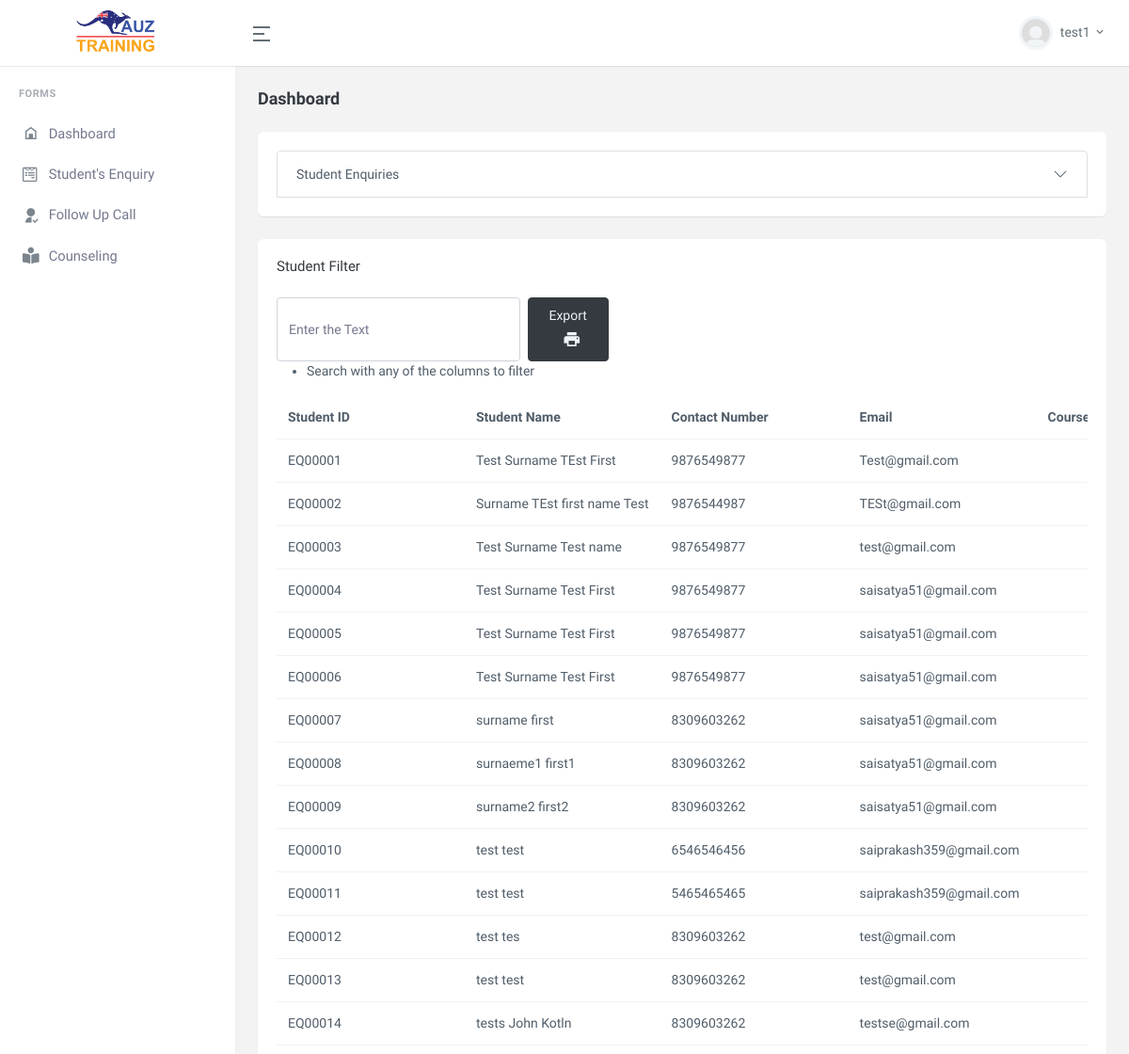
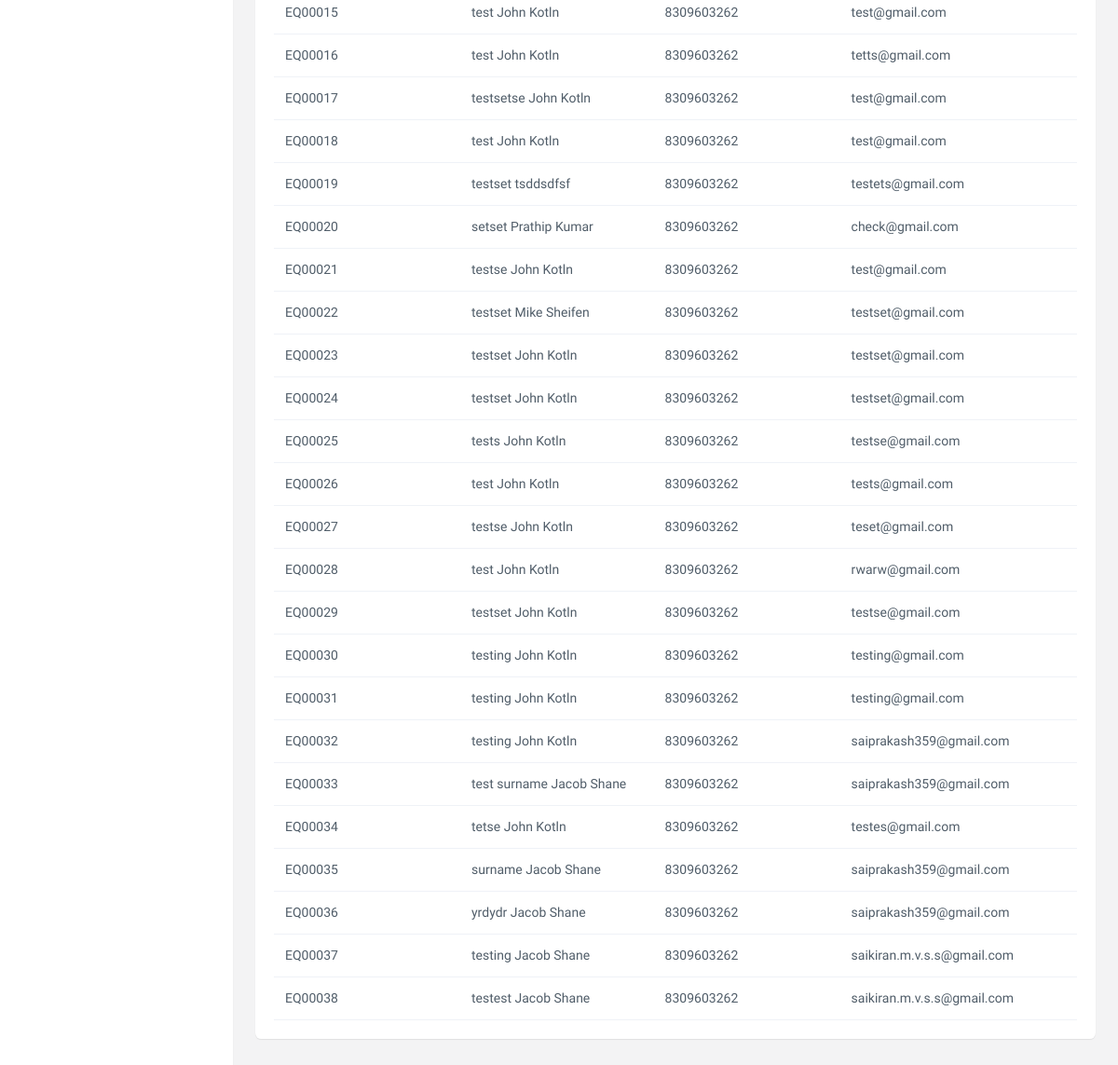
/dashboard19092023.php (signed in), run on the app's committed database (2 pictures, top to bottom).
### tables this page shows
CREATE TABLE IF NOT EXISTS `student_enquiry` (
  `st_id` int NOT NULL AUTO_INCREMENT,
  `st_enquiry_id` varchar(255) DEFAULT NULL,
  `st_name` varchar(255) NOT NULL,
  `st_surname` varchar(255) NOT NULL,
  `st_phno` varchar(10) NOT NULL,
  `st_email` varchar(100) NOT NULL,
  `st_course` tinyint(1) NOT NULL,
  `st_course_type` tinyint(1) NOT NULL DEFAULT '0',
  `st_street_details` varchar(255) NOT NULL,
  `st_suburb` varchar(255) NOT NULL,
  `st_state` varchar(255) NOT NULL,
  `st_post_code` varchar(10) NOT NULL,
  `st_visited` tinyint(1) NOT NULL,
  `st_heared` tinyint(1) NOT NULL,
  `st_refered` tinyint(1) NOT NULL,
  `st_refer_name` varchar(255) NOT NULL,
  `st_refer_alumni` tinyint(1) NOT NULL,
  `st_fee` varchar(255) NOT NULL,
  `st_remarks` tinyint(1) NOT NULL,
  `st_shore` tinyint(1) NOT NULL,
  `st_ethnicity` varchar(255) DEFAULT NULL,
  `st_comments` text NOT NULL,
  `st_appoint_book` tinyint(1) NOT NULL,
  `st_enquiry_for` tinyint(1) NOT NULL DEFAULT '1',
  `st_visa_status` tinyint(1) NOT NULL,
  `st_enquiry_status` tinyint(1) NOT NULL DEFAULT '0',
  `st_startplan_date` datetime DEFAULT NULL,
  `st_enquiry_date` datetime NOT NULL DEFAULT CURRENT_TIMESTAMP,
  `st_created_by` int NOT NULL,
  `created_date` timestamp NOT NULL DEFAULT CURRENT_TIMESTAMP ON UPDATE CURRENT_TIMESTAMP,
  `st_modified_by` int DEFAULT NULL,
  `st_modified_date` datetime DEFAULT NULL,
  `st_gen_enq_id` int DEFAULT NULL,
  PRIMARY KEY (`st_id`)
);

### dashboard19092023.php (the view, shortened to what this page needs)
<?php include('includes/dbconnect.php'); ?>
<?php
if(isset($_SESSION['user_type'])){
?>
<!doctype html>
<html lang="en">
    <head>
        <?php include('includes/app_includes.php'); ?>
    </head>
    <body data-topbar="colored">
        <div id="layout-wrapper">
            <?php include('includes/header.php'); ?>
            <?php include('includes/sidebar.php'); ?>
            <div class="main-content">
                <div class="page-content">
                    <div class="container-fluid">
                        <div class="row">
                            <div class="col-12">
                                <div class="page-title-box d-sm-flex align-items-center justify-content-between">
                                    <h4 class="mb-sm-0">Dashboard</h4>
                                </div>
                            </div>
                        </div>
                        <?php
                        if($_SESSION['user_type']==1){
                        ?>
                        <div class="row">
                            <div class="col-lg-12">
                                <div class="card">
                                    <div class="card-body">
                                        <div class="accordion" id="accordionExample">
                                            <div class="accordion-item">
                                                <h2 class="accordion-header" id="headingOne">
                                                    <button class="accordion-button fw-medium collapsed" type="button" data-bs-toggle="collapse" data-bs-target="#collapseOne" aria-expanded="false" aria-controls="collapseOne">
                                                    Student Enquiries
                                                    </button>
                                                </h2>
                                            </div>
                                        </div>
                                    </div>
                                </div>
                            </div>
                        </div>
                        <div class="row">
                            <div class="col-lg-12">
                                <div class="card">
                                    <div class="card-body">
                                        <h4 class="card-title mb-4">Student Filter</h4>
                                        <div class="d-flex" style="width:100%;">
                                            <input type="text" class="form-control" style="width:30%;" id="filter_input" placeholder="Enter the Text">
                                            <button id="student_filter" class="btn btn-dark ms-2" style="width:10%;">Export <i class="align-middle ms-2 mdi mdi-printer" style="font-size:20px;"></i></button>
                                        </div>
                                        <ul><li>Search with any of the columns to filter</li></ul>
                                            <table id="student_filter_table" class="table nowrap" style="border-collapse: collapse; border-spacing: 0; width: 100%;">
                                                <thead>
                                                    <tr>
                                                        <th>Student ID</th>
                                                        <th>Student Name</th>
                                                        <th>Contact Number</th>
                                                        <th>Email</th>
                                                        <th>Course</th>
                                                    </tr>
                                                </thead>
                                                <tbody>
                                                <?php
                                                $query=mysqli_query($connection,"SELECT * from student_enquiry where st_enquiry_status!=1");
                                                while($queryRes=mysqli_fetch_array($query)){
                                                    $coursesName='<div class="td_scroll_height">';
                                                    $coursesNamePos = strrpos($coursesName, ',');
                                                    $coursesName = substr($coursesName, 0, $coursesNamePos);
                                                    $coursesName.='</div>';
                                                ?>
                                                    <tr>
                                                        <td><?php echo $queryRes['st_enquiry_id']; ?></td>
                                                        <td><?php echo $queryRes['st_surname'].' '.$queryRes['st_name']; ?></td>
                                                        <td><?php echo $queryRes['st_phno']; ?></td>
                                                        <td><?php echo $queryRes['st_email']; ?></td>
                                                        <td><?php echo $coursesName; ?></td>
                                                    </tr>
                                                <?php } ?>
                            <?php } ?>
        <?php include('includes/footer_includes.php'); ?>
    </body>
</html>
 <?php
  } else{
    header('Location: student_enquiry.php');
}
?>

### assets/css/panel.css (style rules this page uses)
:root { --backgroundcolor: #1a237e; --bordercolor: #1a237e; --color: #1a237e; }
#student_filter_table { cursor: pointer; }

### dashboard19092023.php (style rules this page uses)
tbody tr td:nth-child(5) { white-space: break-spaces; width:20%; }
#student_filter_table { display: block; max-width: -moz-fit-content; max-width: fit-content; margin: 0 auto; overflow-x: auto; white-space: nowrap; }
#student_filter_table th, #student_filter_table td { min-width: 200px; }

### data on the page
student_enquiry: st_enquiry "EQ00001", st_surname "Test Surname", st_name "TEst First", st_phno "9876549877", st_email "Test@gmail.com"
student_enquiry: st_enquiry "EQ00002", st_surname "Surname TEst", st_name "first name Test", st_phno "9876544987", st_email "TESt@gmail.com"
student_enquiry: st_enquiry "EQ00003", st_surname "Test Surname", st_name "Test name", st_phno "9876549877", st_email "test@gmail.com"
student_enquiry: st_enquiry "EQ00004", st_surname "Test Surname", st_name "Test First", st_phno "9876549877", st_email "saisatya51@gmail.com"
student_enquiry: st_enquiry "EQ00005", st_surname "Test Surname", st_name "Test First", st_phno "9876549877", st_email "saisatya51@gmail.com"
student_enquiry: st_enquiry "EQ00006", st_surname "Test Surname", st_name "Test First", st_phno "9876549877", st_email "saisatya51@gmail.com"
student_enquiry: st_enquiry "EQ00007", st_surname "surname", st_name "first", st_phno "8309603262", st_email "saisatya51@gmail.com"
student_enquiry: st_enquiry "EQ00008", st_surname "surnaeme1", st_name "first1", st_phno "8309603262", st_email "saisatya51@gmail.com"
student_enquiry: st_enquiry "EQ00009", st_surname "surname2", st_name "first2", st_phno "8309603262", st_email "saisatya51@gmail.com"
student_enquiry: st_enquiry "EQ00010", st_surname "test", st_name "test", st_phno "6546546456", st_email "saiprakash359@gmail.com"
student_enquiry: st_enquiry "EQ00011", st_surname "test", st_name "test", st_phno "5465465465", st_email "saiprakash359@gmail.com"
student_enquiry: st_enquiry "EQ00012", st_surname "test", st_name "tes", st_phno "8309603262", st_email "test@gmail.com"
student_enquiry: st_enquiry "EQ00013", st_surname "test", st_name "test", st_phno "8309603262", st_email "test@gmail.com"
student_enquiry: st_enquiry "EQ00014", st_surname "tests", st_name "John Kotln", st_phno "8309603262", st_email "testse@gmail.com"
student_enquiry: st_enquiry "EQ00015", st_surname "test", st_name "John Kotln", st_phno "8309603262", st_email "test@gmail.com"
student_enquiry: st_enquiry "EQ00016", st_surname "test", st_name "John Kotln", st_phno "8309603262", st_email "tetts@gmail.com"
student_enquiry: st_enquiry "EQ00017", st_surname "testsetse", st_name "John Kotln", st_phno "8309603262", st_email "test@gmail.com"
student_enquiry: st_enquiry "EQ00018", st_surname "test", st_name "John Kotln", st_phno "8309603262", st_email "test@gmail.com"
student_enquiry: st_enquiry "EQ00019", st_surname "testset", st_name "tsddsdfsf", st_phno "8309603262", st_email "testets@gmail.com"
student_enquiry: st_enquiry "EQ00020", st_surname "setset", st_name "Prathip Kumar", st_phno "8309603262", st_email "check@gmail.com"
student_enquiry: st_enquiry "EQ00021", st_surname "testse", st_name "John Kotln", st_phno "8309603262", st_email "test@gmail.com"
student_enquiry: st_enquiry "EQ00022", st_surname "testset", st_name "Mike Sheifen", st_phno "8309603262", st_email "testset@gmail.com"
student_enquiry: st_enquiry "EQ00023", st_surname "testset", st_name "John Kotln", st_phno "8309603262", st_email "testset@gmail.com"
student_enquiry: st_enquiry "EQ00024", st_surname "testset", st_name "John Kotln", st_phno "8309603262", st_email "testset@gmail.com"
student_enquiry: st_enquiry "EQ00025", st_surname "tests", st_name "John Kotln", st_phno "8309603262", st_email "testse@gmail.com"
student_enquiry: st_enquiry "EQ00026", st_surname "test", st_name "John Kotln", st_phno "8309603262", st_email "tests@gmail.com"
student_enquiry: st_enquiry "EQ00027", st_surname "testse", st_name "John Kotln", st_phno "8309603262", st_email "teset@gmail.com"
student_enquiry: st_enquiry "EQ00028", st_surname "test", st_name "John Kotln", st_phno "8309603262", st_email "rwarw@gmail.com"
student_enquiry: st_enquiry "EQ00029", st_surname "testset", st_name "John Kotln", st_phno "8309603262", st_email "testse@gmail.com"
student_enquiry: st_enquiry "EQ00030", st_surname "testing", st_name "John Kotln", st_phno "8309603262", st_email "testing@gmail.com"
student_enquiry: st_enquiry "EQ00031", st_surname "testing", st_name "John Kotln", st_phno "8309603262", st_email "testing@gmail.com"
student_enquiry: st_enquiry "EQ00032", st_surname "testing", st_name "John Kotln", st_phno "8309603262", st_email "saiprakash359@gmail.com"
student_enquiry: st_enquiry "EQ00033", st_surname "test surname", st_name "Jacob Shane", st_phno "8309603262", st_email "saiprakash359@gmail.com"
student_enquiry: st_enquiry "EQ00034", st_surname "tetse", st_name "John Kotln", st_phno "8309603262", st_email "testes@gmail.com"
student_enquiry: st_enquiry "EQ00035", st_surname "surname", st_name "Jacob Shane", st_phno "8309603262", st_email "saiprakash359@gmail.com"
student_enquiry: st_enquiry "EQ00036", st_surname "yrdydr", st_name "Jacob Shane", st_phno "8309603262", st_email "saiprakash359@gmail.com"
student_enquiry: st_enquiry "EQ00037", st_surname "testing", st_name "Jacob Shane", st_phno "8309603262", st_email "saikiran.m.v.s.s@gmail.com"
student_enquiry: st_enquiry "EQ00038", st_surname "testest", st_name "Jacob Shane", st_phno "8309603262", st_email "saikiran.m.v.s.s@gmail.com"

### other printed values
$_SESSION['user_name'] "test1"
